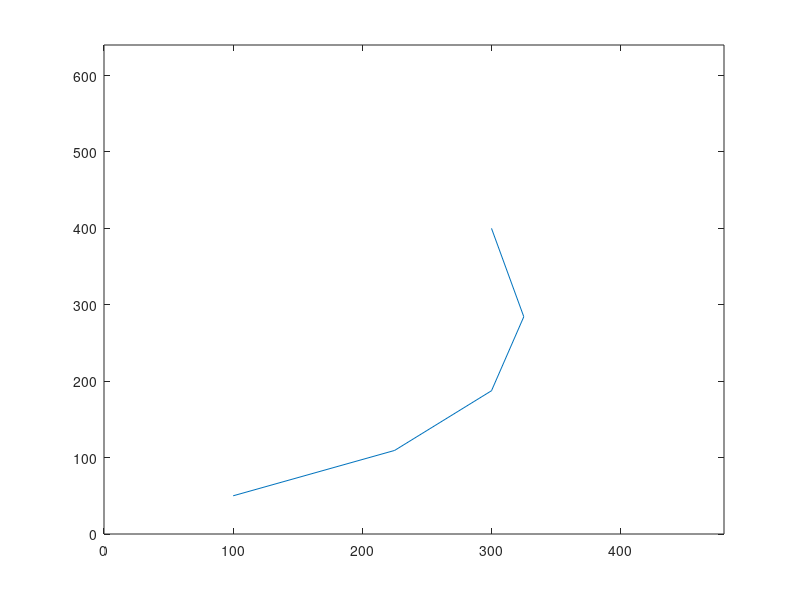

This chart was generated by the following MATLAB code:
% a fixed path

p0=[100,50];

p1=[400,150];
p2=[300,400];
i=0;
tar=zeros(4,2); %bezier array
for t=0:0.25:1
    i=i+1;
    b=(1-t)*(1-t)*p0+2*(1-t)*t*p1+t*t*p2; %quadratic bezier curve
    tar(i,:)= b;
end
plot(tar(:,1),tar(:,2))
axis([0 480 0 640])

%%

